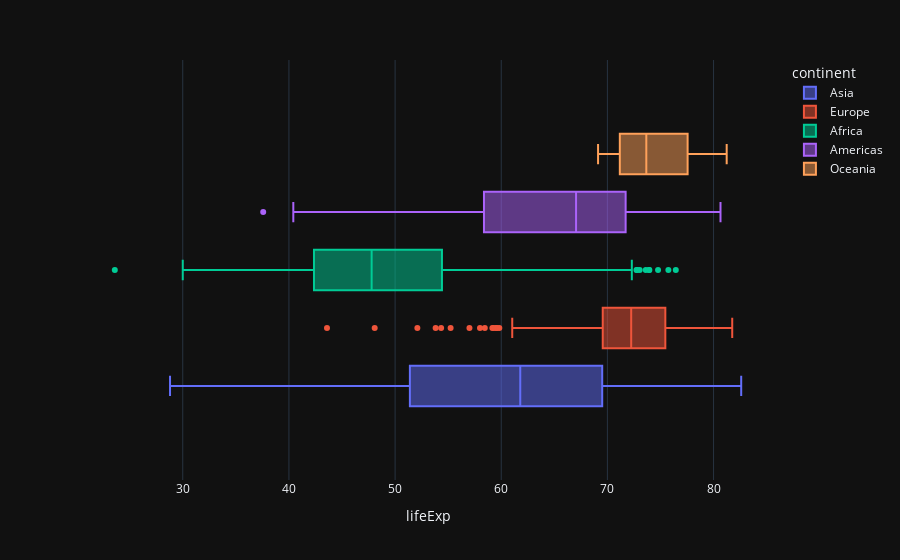

Notebook code cell kept with this figure:
### Markdown cell above
[Back to top](#Index:) 

### Problem 3

**Boxplots**

**2 Points**

![](images/p3.png)

### Code cell
### GRADED

### BEGIN SOLUTION
fig = px.box(gapminder, x = 'lifeExp', color = 'continent')
fig.show()
#fig.write_image('images/p3.png')
### END SOLUTION

### Figure 1 — Plotly figure (JSON) as saved in the notebook; plotly's stock layout.template omitted (floating-point values rounded to 4 significant figures; data arrays with more than 128 entries replaced by an {"elided": "..."} marker saying what was removed)
{"data": [{"alignmentgroup": "True", "hovertemplate": "continent=Asia<br>lifeExp=%{x}<extra></extra>", "legendgroup": "Asia", "marker": {"color": "#636efa"}, "name": "Asia", "notched": false, "offsetgroup": "Asia", "orientation": "h", "showlegend": true, "x": {"elided": "396 float values"}, "x0": " ", "xaxis": "x", "y0": " ", "yaxis": "y", "type": "box"}, {"alignmentgroup": "True", "hovertemplate": "continent=Europe<br>lifeExp=%{x}<extra></extra>", "legendgroup": "Europe", "marker": {"color": "#EF553B"}, "name": "Europe", "notched": false, "offsetgroup": "Europe", "orientation": "h", "showlegend": true, "x": {"elided": "360 float values"}, "x0": " ", "xaxis": "x", "y0": " ", "yaxis": "y", "type": "box"}, {"alignmentgroup": "True", "hovertemplate": "continent=Africa<br>lifeExp=%{x}<extra></extra>", "legendgroup": "Africa", "marker": {"color": "#00cc96"}, "name": "Africa", "notched": false, "offsetgroup": "Africa", "orientation": "h", "showlegend": true, "x": {"elided": "624 float values"}, "x0": " ", "xaxis": "x", "y0": " ", "yaxis": "y", "type": "box"}, {"alignmentgroup": "True", "hovertemplate": "continent=Americas<br>lifeExp=%{x}<extra></extra>", "legendgroup": "Americas", "marker": {"color": "#ab63fa"}, "name": "Americas", "notched": false, "offsetgroup": "Americas", "orientation": "h", "showlegend": true, "x": {"elided": "300 float values"}, "x0": " ", "xaxis": "x", "y0": " ", "yaxis": "y", "type": "box"}, {"alignmentgroup": "True", "hovertemplate": "continent=Oceania<br>lifeExp=%{x}<extra></extra>", "legendgroup": "Oceania", "marker": {"color": "#FFA15A"}, "name": "Oceania", "notched": false, "offsetgroup": "Oceania", "orientation": "h", "showlegend": true, "x": [69.12, 70.33, 70.93, 71.1, 71.93, 73.49, 74.74, 76.32, 77.56, 78.83, 80.37, 81.23, 69.39, 70.26, 71.24, 71.52, 71.89, 72.22, 73.84, 74.32, 76.33, 77.55, 79.11, 80.2], "x0": " ", "xaxis": "x", "y0": " ", "yaxis": "y", "type": "box"}], "layout": {"xaxis": {"anchor": "y", "domain": [0.0, 1.0], "title": {"text": "lifeExp"}}, "yaxis": {"anchor": "x", "domain": [0.0, 1.0]}, "legend": {"title": {"text": "continent"}, "tracegroupgap": 0}, "margin": {"t": 60}, "boxmode": "group"}}
